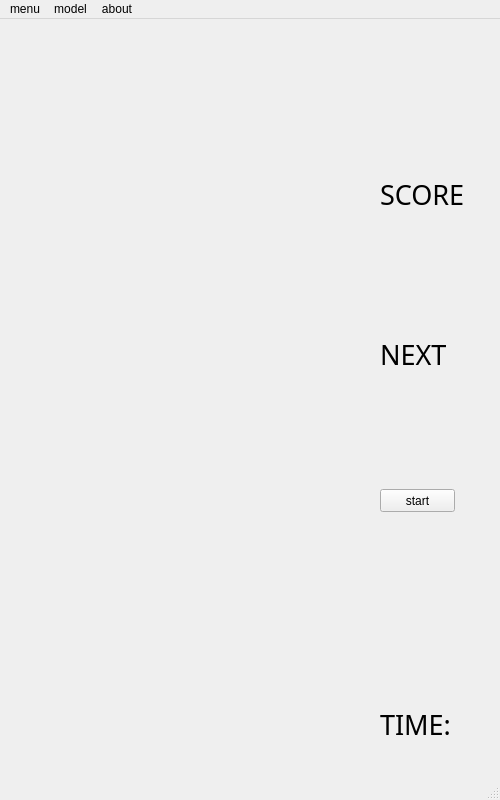
<?xml version="1.0" encoding="UTF-8"?>
<ui version="4.0">
 <class>MainWindow</class>
 <widget class="QMainWindow" name="MainWindow">
  <property name="geometry">
   <rect>
    <x>0</x>
    <y>0</y>
    <width>500</width>
    <height>800</height>
   </rect>
  </property>
  <property name="windowTitle">
   <string>MainWindow</string>
  </property>
  <widget class="QWidget" name="centralwidget">
   <widget class="QLabel" name="label_2">
    <property name="geometry">
     <rect>
      <x>380</x>
      <y>320</y>
      <width>150</width>
      <height>31</height>
     </rect>
    </property>
    <property name="font">
     <font>
      <family>黑体</family>
      <pointsize>20</pointsize>
     </font>
    </property>
    <property name="text">
     <string>NEXT</string>
    </property>
   </widget>
   <widget class="QLabel" name="label_3">
    <property name="geometry">
     <rect>
      <x>380</x>
      <y>690</y>
      <width>150</width>
      <height>31</height>
     </rect>
    </property>
    <property name="font">
     <font>
      <family>黑体</family>
      <pointsize>20</pointsize>
     </font>
    </property>
    <property name="text">
     <string>TIME:</string>
    </property>
   </widget>
   <widget class="QLabel" name="label_4">
    <property name="geometry">
     <rect>
      <x>380</x>
      <y>160</y>
      <width>150</width>
      <height>31</height>
     </rect>
    </property>
    <property name="font">
     <font>
      <family>黑体</family>
      <pointsize>20</pointsize>
     </font>
    </property>
    <property name="text">
     <string>SCORE</string>
    </property>
   </widget>
   <widget class="QPushButton" name="startButton">
    <property name="geometry">
     <rect>
      <x>380</x>
      <y>470</y>
      <width>75</width>
      <height>23</height>
     </rect>
    </property>
    <property name="text">
     <string>start</string>
    </property>
   </widget>
  </widget>
  <widget class="QMenuBar" name="menubar">
   <property name="geometry">
    <rect>
     <x>0</x>
     <y>0</y>
     <width>500</width>
     <height>26</height>
    </rect>
   </property>
   <widget class="QMenu" name="menumenu">
    <property name="title">
     <string>menu</string>
    </property>
    <addaction name="actionranking"/>
   </widget>
   <widget class="QMenu" name="menumodel">
    <property name="title">
     <string>model</string>
    </property>
    <addaction name="actionmodel_1"/>
    <addaction name="actionmodel_2"/>
   </widget>
   <widget class="QMenu" name="menuabout">
    <property name="title">
     <string>about</string>
    </property>
   </widget>
   <addaction name="menumenu"/>
   <addaction name="menumodel"/>
   <addaction name="menuabout"/>
  </widget>
  <widget class="QStatusBar" name="statusbar"/>
  <action name="actionmodel_2">
   <property name="text">
    <string>model_2</string>
   </property>
  </action>
  <action name="actionmodel_1">
   <property name="text">
    <string>model_1</string>
   </property>
  </action>
  <action name="actionranking">
   <property name="text">
    <string>ranking</string>
   </property>
  </action>
 </widget>
 <resources/>
 <connections/>
</ui>
